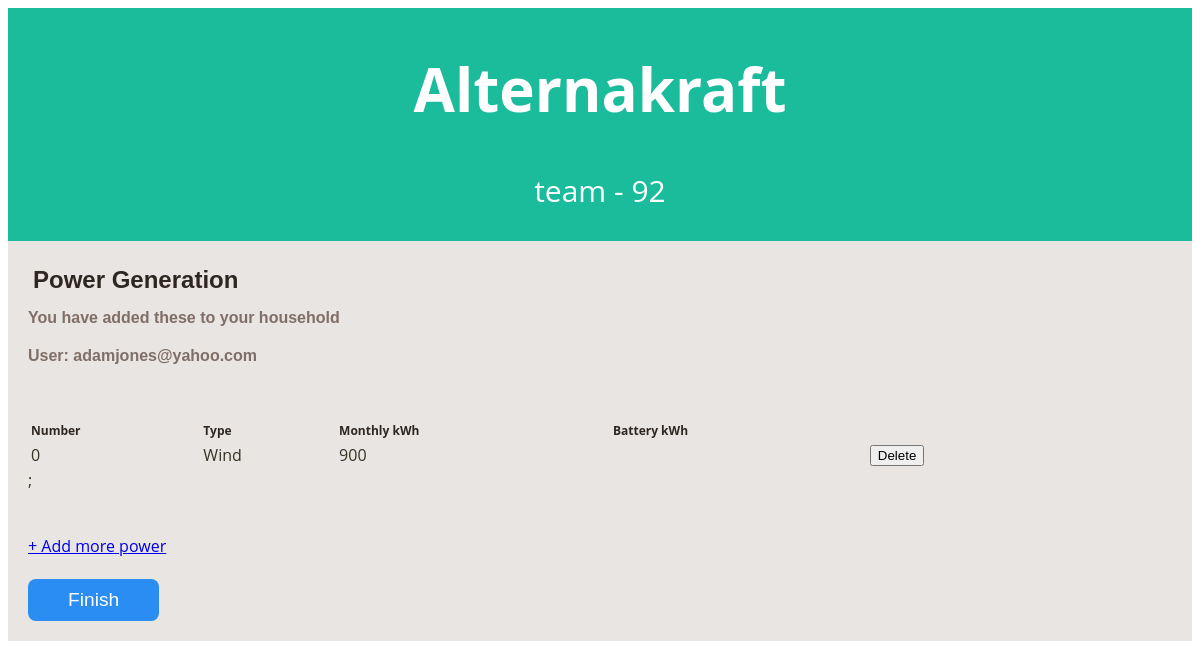
Page /phase_3_mamp_version/info_power_generation_list.php?email=adamjones@yahoo.com on the committed database.
### tables this page shows
CREATE TABLE PowerGeneration (
	email varchar(250) NOT NULL,
	power_generation_number INT(5) NOT NULL,
	generation_type varchar(60) NOT NULL,
    	monthly_power_generated INT(9) NOT NULL,
    	battery_storage_capacity INT(9) NULL,
    	PRIMARY KEY(email, power_generation_number),
    	KEY (power_generation_number)
);

### phase_3_mamp_version/info_power_generation_list.php (the view, shortened to what this page needs)
<?php
include('lib/common.php');
?>
<?php include("lib/header.php"); ?>
<!DOCTYPE html>
<html lang="en">
<html>
<head>
</head>
<body>
	<div id="main_container">
		<div class="center_content">
			<div class="center_left">
				<div class="features">
					<div class="profile_section">
						<div class="title">Power Generation</div>
						<div class="subtitle">You have added these to your household</div>
						<div class="subtitle">User: <?php echo $_GET['email']; ?></div>
							<table>
								<tr>
									<th class="heading">Number</th>
									<th class="heading">Type</th>
									<th class="heading">Monthly kWh</th>
									<th class="heading">Battery kWh</th>
									<th class="heading"> </th>
								</tr>
								<br><br>
								<?php
								$email = $_GET['email'];
								$query = "SELECT power_generation_number, generation_type, monthly_power_generated, battery_storage_capacity
									FROM PowerGeneration WHERE PowerGeneration.email = '{$email}' ";
								$result = mysqli_query($db, $query);
								while ($row = mysqli_fetch_array($result, MYSQLI_ASSOC)) {
									print "<tr>";
									print "<td>{$row['power_generation_number']}</td>";
									print "<td>{$row['generation_type']}</td>";
									print "<td>{$row['monthly_power_generated']}</td>";
									print "<td>{$row['battery_storage_capacity']}</td>";
									print "<td><form method='POST'><button type='submit' name='delete' value='{$row['power_generation_number']}'>Delete</button></form></td>";
									print "</tr>";
								}
								?>
							</table>
						</div>
					</div>
				</div>
				<?php include("lib/error.php"); ?>
				<br>
				<form action="info_power_generation_add.php" method="get">
					<a href="#" onclick="document.getElementById('email-input').value = document.getElementById('email').value; this.parentNode.submit();"> + Add more power</a>
				</form>
				<br>
				<?php
				if (!isset($_POST['submit'])) {
					echo '<form method="POST">';
					echo '<button type="submit" name="submit"class="button">Finish</button>';
					echo '</form>';
				} else {
					header("Location: submission_complete.php");
				}
				?>
			</div>
		</div>
</body>
</html>

### phase_3_mamp_version/css/alternakraft_style.css (style rules this page uses)
body { color: #332; background-color: #fff; position: relative; font-family: 'Open Sans', sans-serif; }
table { width: 90%; }
th { padding: 1px; text-align: left; }
td { padding: 1px; text-align: left; }
.heading { font-size: 12px; color: #2e2721; font-weight: bold; }
.title { width: auto; padding: 5px 5px 5px 5px; font-family: Georgia, sans-serif; font-size: 24px; font-weight: bold; color: #2e2721; }
.subtitle { width: 600px; font-family: Verdana, Geneva, sans-serif; font-weight: bold; font-size: 16px; color: #806F66; padding: 10px 0px 10px 0px; }
.button { background-color: #298df1; color: white; font-size: 1.2em; padding: 10px 40px; border-radius: 8px; border: none; }
#main_container { width: auto; height: auto; margin: auto; padding: 0px; }
.center_content { width: auto; height: auto; padding: 20px; clear: both; background-color: #E9E5E2; }

### rows in the picture
powergeneration: power_generation_number "0", generation_type "Wind", monthly_power_generated "900"

### other values in the picture
$_GET['email'] "adamjones@yahoo.com"
$query ";"
